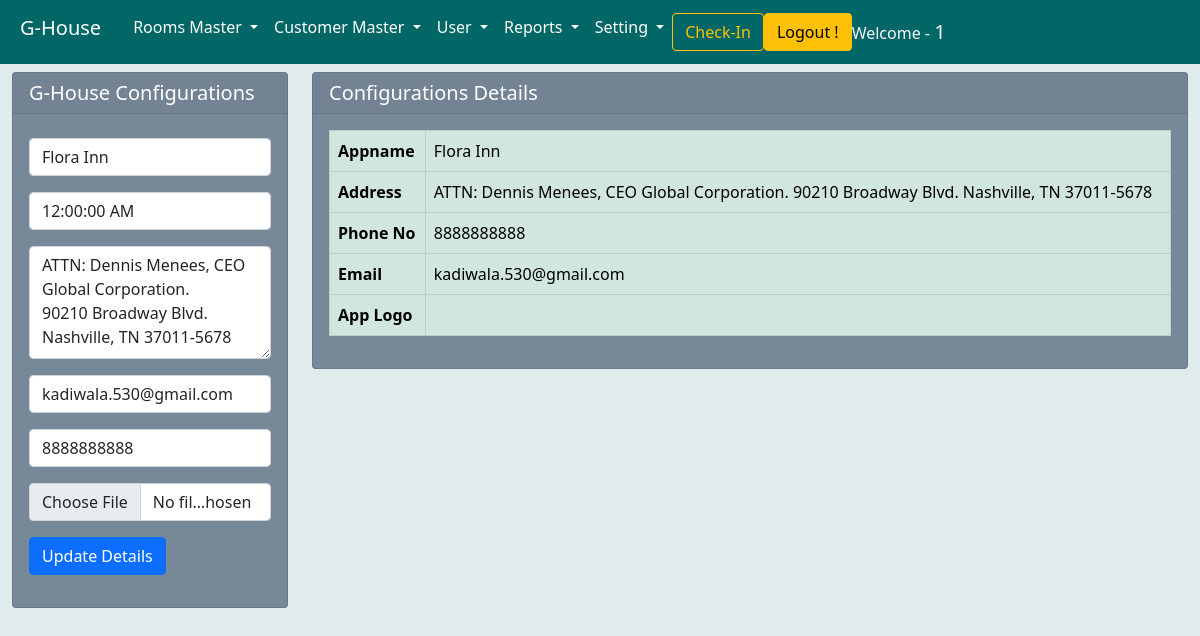
Screenshot of /ghouseconfig/1/ (signed in) with the database file from the repository.
### ghouse/models.py (models this page shows, shortened)
class gappconfig(models.Model):
    appname = models.CharField(max_length=200,blank=True,null=True)
    address = models.TextField(blank=True,null=True)
    phone = models.IntegerField(blank=True,null=True)
    email = models.EmailField(blank=True,null=True)
    applogo = models.ImageField(blank=True,null=True)
    checkouttime = models.CharField(max_length=200)
    objects = models.Manager()
    objects = models.Manager()

### ghouse/views.py (the view)
# urls.py: path('ghouseconfig/<int:id>/', ghouseconfig, name='ghouseconfig'),
def ghouseconfig(request, id):
    if request.user.is_authenticated:
        if request.method == 'POST':
            configdata = gappconfig.objects.get(pk=id)
            updateconfig = appconfigform(request.POST, instance=configdata)
            configalldata = gappconfig.objects.all()
            if updateconfig.is_valid():
                updateconfig.save()
                messages.info(request, 'Details Updated')
            context = {'updateconfig': updateconfig,
                       'configalldata': configalldata}
            return render(request, 'ghouseconfig.html', context)
        else:
            configdata = gappconfig.objects.get(pk=id)
            updateconfig = appconfigform(instance=configdata)
            configalldata = gappconfig.objects.all()
        context = {'updateconfig': updateconfig,
                   'configalldata': configalldata}
        return render(request, 'ghouseconfig.html', context)

### ghouse/form.py
class appconfigform(forms.ModelForm):
    class Meta:
        model = gappconfig
        fields = ['appname','checkouttime','address','phone','email','applogo',]
        labels = {
            'appname':'',
            'checkouttime':'',
            'address':'',
            'phone':'',
            'email':'',
            'applogo':''}
        widgets = {
            'appname':forms.TextInput(attrs={'class':'form-control','placeholder':'Enter Application Name'}),
            'checkouttime':forms.TextInput(attrs={'class':'form-control','placeholder':'Enter Time Ex:- (10:00:00 AM / PM)'}),
            'address':forms.Textarea(attrs={'style':'height: 113px','class':'form-control mt-3','placeholder':'Enter full adderss of your guest house'}),
            'phone':forms.NumberInput(attrs={'class':'form-control mt-3','placeholder': 'Enter phone number'}),
            'email':forms.EmailInput(attrs={'class':'form-control mt-3','placeholder': 'Enter E-Mail'}),
            'applogo':forms.FileInput(attrs={'class':'form-control mt-3'}),
        }

### ghouse/templates/ghouseconfig.html (shortened to what this page needs)
{% extends 'base.html' %}
{% block body %}
<div class="container-fluid">
    <div class="row">
        <div class="col-3">
            <div class="card mt-2 ">
                <div class="card-header h5">
                    G-House Configurations
                </div>
                <div class="card-body mt-2">
                    <form action="" method="POST" novalidate>
                        <div class="mb-3">
                            {{updateconfig.appname}}
                        </div>
                        <div class="mb-3">
                            {{updateconfig.checkouttime}}
                        </div>
                        <div class="mb-3">
                            {{updateconfig.address}}
                        </div>
                        <div class="mb-3">
                            {{updateconfig.email}}
                        </div>
                        <div class="mb-3">
                            {{updateconfig.phone}}
                        </div>
                        <div class="mb-3">
                            {{updateconfig.applogo}}
                        </div>
                        <div class="mb-3 float-right">
                            <input class="btn btn-primary" type="submit" value="Update Details" type="text">
                        </div>
                    </form>
                </div>
            </div>
        </div>
        <div class="col-9">
            <div class="card mt-2" >
                <div class="card-header h5">
                    Configurations Details
                </div>
                <div class="card-body">
                    <div class="col">
                        <table class="table table-responsive table-bordered table-success">
                                {% for i in configalldata %}
                                <tbody>
                                    <tr>
                                        <th>Appname</th>
                                        <td>{{i.appname}}</td>
                                    </tr>
                                    <tr>
                                        <th>Address</th>
                                        <td>{{i.address}}</td>
                                    </tr>
                                    <tr>
                                        <th>Phone No</th>
                                        <td>{{i.phone}}</td>
                                    </tr>
                                    <tr>
                                        <th>Email</th>
                                        <td>{{i.email}}</td>
                                    </tr>
                                    <tr>
                                        <th>App Logo</th>
                                        <td>{{i.applogo}}</td>
                                    </tr>
                                </tbody>
                                {% endfor %}
                        </table>
                    </div>
                </div>
            </div>
        </div>
    </div>
</div>
{% endblock body %}

### ghouse/templates/base.html (shortened to what this page needs)
{% load static %}
<!doctype html>
<html lang="en">
<head>
  <link href="https://cdn.jsdelivr.net/npm/bootstrap@5.0.0-alpha3/dist/css/bootstrap.min.css" rel="stylesheet"
>
  <link rel="stylesheet" href="https://stackpath.bootstrapcdn.com/font-awesome/4.7.0/css/font-awesome.min.css">
  <link rel="stylesheet" href="{% static 'css/tstayle.css' %}">
</head>
<body style="background-color: #e0ebeb;">
  <nav class="navbar navbar-expand-lg " style="background-color:  #006666;">
    <div class="container-fluid">
      <a class="navbar-brand p-2 text-bold h2 text-white" href="{% url 'dashboard' %}">G-House</a>
      <div class="collapse navbar-collapse" id="navbarSupportedContent">
        <ul class="navbar-nav mr-auto mb-2 mb-lg-0 ml-2 ">
          <li class="nav-item dropdown ">
            <a class="nav-link dropdown-toggle h6 text-white " href="#" id="navbarDropdown" role="button"
              data-toggle="dropdown" aria-expanded="false">
              Rooms Master
            </a>
          </li>
          <li class="nav-item dropdown">
            <a class="nav-link dropdown-toggle h6 text-white" href="#" id="navbarDropdown" role="button"
              data-toggle="dropdown" aria-expanded="false">
              Customer Master
            </a>
          </li>
          <li class="nav-item dropdown">
            <a class="nav-link dropdown-toggle h6 text-white" href="#" id="navbarDropdown" role="button"
              data-toggle="dropdown" aria-expanded="false">
              User
            </a>
          </li>
          <li class="nav-item dropdown">
            <a class="nav-link dropdown-toggle h6 text-white" href="#" id="navbarDropdown" role="button"
              data-toggle="dropdown" aria-expanded="false">
              Reports
            </a>
          </li>
          <li class="nav-item dropdown">
            <a class="nav-link dropdown-toggle h6 text-white" href="#" id="navbarDropdown" role="button"
              data-toggle="dropdown" aria-expanded="false">
              Setting
            </a>
          </li>
        </ul>
        <form class="d-flex">
          <a href="{% url 'DisplayAllRooms' %}" class="btn btn-outline-warning mr-2" type="submit">Check-In</a>
        </form>
        <a class="btn btn-warning mr-3" href="{% url 'logout' %}">Logout !</a>
        <span class="text-light"> Welcome - <b class="h5">{{request.user|upper}}</b></span>
      </div>
    </div>
  </nav>
  {% block body %}
  {% endblock body %}
</body>
</html>

### ghouse/templates/base.html (style rules this page uses)
.card { background-color: #778899; color: white; }

### rows the page displays
gappconfig: appname "Flora Inn", checkouttime "12:00:00 AM", address "ATTN: Dennis Menees, CEO Global Corporation. 90210 Broadway Blvd. Nashville, TN 37011-5678", email "kadiwala.530@gmail.com", phone "8888888888"

### other values shown
{{ request.user|upper }} "1"
